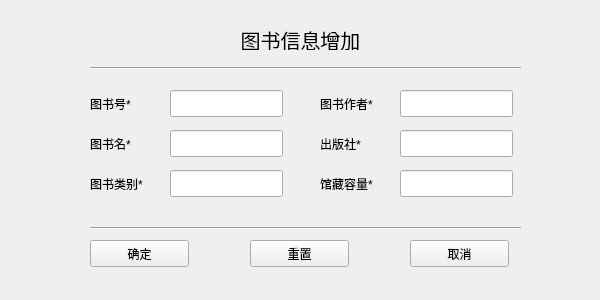
<?xml version="1.0" encoding="UTF-8"?>
<ui version="4.0">
 <class>AddBookForm</class>
 <widget class="QWidget" name="AddBookForm">
  <property name="geometry">
   <rect>
    <x>0</x>
    <y>0</y>
    <width>600</width>
    <height>300</height>
   </rect>
  </property>
  <property name="windowTitle">
   <string>Form</string>
  </property>
  <widget class="QLabel" name="bname_lab">
   <property name="geometry">
    <rect>
     <x>90</x>
     <y>135</y>
     <width>67</width>
     <height>17</height>
    </rect>
   </property>
   <property name="text">
    <string>图书名*</string>
   </property>
  </widget>
  <widget class="QLabel" name="bno_lab">
   <property name="geometry">
    <rect>
     <x>90</x>
     <y>95</y>
     <width>67</width>
     <height>17</height>
    </rect>
   </property>
   <property name="text">
    <string>图书号*</string>
   </property>
  </widget>
  <widget class="QLabel" name="bprint_lab">
   <property name="geometry">
    <rect>
     <x>320</x>
     <y>135</y>
     <width>67</width>
     <height>17</height>
    </rect>
   </property>
   <property name="text">
    <string>出版社*</string>
   </property>
  </widget>
  <widget class="QLabel" name="bauthor_lab">
   <property name="geometry">
    <rect>
     <x>320</x>
     <y>95</y>
     <width>81</width>
     <height>17</height>
    </rect>
   </property>
   <property name="text">
    <string>图书作者*</string>
   </property>
  </widget>
  <widget class="QLabel" name="bnum_lab">
   <property name="geometry">
    <rect>
     <x>320</x>
     <y>175</y>
     <width>71</width>
     <height>17</height>
    </rect>
   </property>
   <property name="text">
    <string>馆藏容量*</string>
   </property>
  </widget>
  <widget class="QLabel" name="btype_lab">
   <property name="geometry">
    <rect>
     <x>90</x>
     <y>175</y>
     <width>71</width>
     <height>17</height>
    </rect>
   </property>
   <property name="text">
    <string>图书类别*</string>
   </property>
  </widget>
  <widget class="QLineEdit" name="bno_le">
   <property name="geometry">
    <rect>
     <x>170</x>
     <y>90</y>
     <width>113</width>
     <height>27</height>
    </rect>
   </property>
  </widget>
  <widget class="QLineEdit" name="bname_le">
   <property name="geometry">
    <rect>
     <x>170</x>
     <y>130</y>
     <width>113</width>
     <height>27</height>
    </rect>
   </property>
  </widget>
  <widget class="QLineEdit" name="btype_le">
   <property name="geometry">
    <rect>
     <x>170</x>
     <y>170</y>
     <width>113</width>
     <height>27</height>
    </rect>
   </property>
  </widget>
  <widget class="QLineEdit" name="bauthor_le">
   <property name="geometry">
    <rect>
     <x>400</x>
     <y>90</y>
     <width>113</width>
     <height>27</height>
    </rect>
   </property>
  </widget>
  <widget class="QLineEdit" name="bprint_le">
   <property name="geometry">
    <rect>
     <x>400</x>
     <y>130</y>
     <width>113</width>
     <height>27</height>
    </rect>
   </property>
  </widget>
  <widget class="QLineEdit" name="bnum_le">
   <property name="geometry">
    <rect>
     <x>400</x>
     <y>170</y>
     <width>113</width>
     <height>27</height>
    </rect>
   </property>
  </widget>
  <widget class="QPushButton" name="ensure_btn">
   <property name="geometry">
    <rect>
     <x>90</x>
     <y>240</y>
     <width>99</width>
     <height>27</height>
    </rect>
   </property>
   <property name="text">
    <string>确定</string>
   </property>
  </widget>
  <widget class="QPushButton" name="cancel_btn">
   <property name="geometry">
    <rect>
     <x>410</x>
     <y>240</y>
     <width>99</width>
     <height>27</height>
    </rect>
   </property>
   <property name="text">
    <string>取消</string>
   </property>
  </widget>
  <widget class="QLabel" name="b_add_lab">
   <property name="geometry">
    <rect>
     <x>200</x>
     <y>30</y>
     <width>201</width>
     <height>20</height>
    </rect>
   </property>
   <property name="font">
    <font>
     <pointsize>15</pointsize>
    </font>
   </property>
   <property name="text">
    <string>图书信息增加</string>
   </property>
   <property name="alignment">
    <set>Qt::AlignCenter</set>
   </property>
  </widget>
  <widget class="Line" name="line_2">
   <property name="geometry">
    <rect>
     <x>90</x>
     <y>220</y>
     <width>431</width>
     <height>16</height>
    </rect>
   </property>
   <property name="orientation">
    <enum>Qt::Horizontal</enum>
   </property>
  </widget>
  <widget class="Line" name="line_1">
   <property name="geometry">
    <rect>
     <x>90</x>
     <y>60</y>
     <width>431</width>
     <height>16</height>
    </rect>
   </property>
   <property name="orientation">
    <enum>Qt::Horizontal</enum>
   </property>
  </widget>
  <widget class="QPushButton" name="reset_btn">
   <property name="geometry">
    <rect>
     <x>250</x>
     <y>240</y>
     <width>99</width>
     <height>27</height>
    </rect>
   </property>
   <property name="text">
    <string>重置</string>
   </property>
  </widget>
 </widget>
 <resources/>
 <connections/>
</ui>
